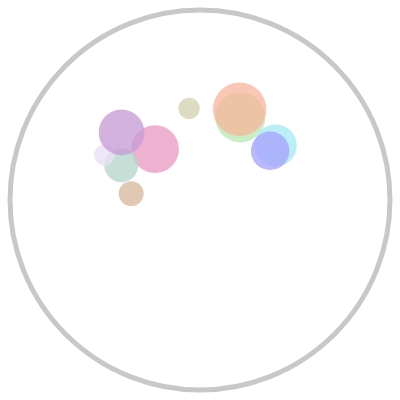
Frame 1 (no input)
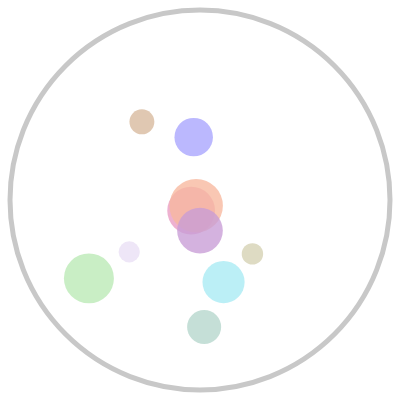
Frame 60 (no input)
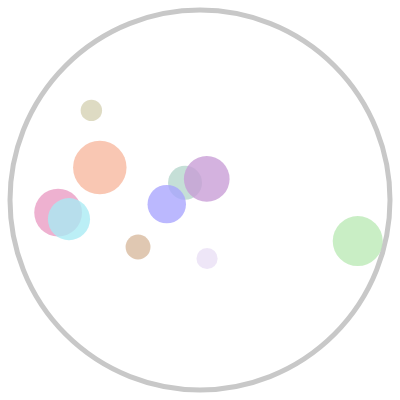
Frame 120 (the mouse pressed at the canvas centre since frame 60)

The p5.js sketch that drew these frames (run headless with seeded random() and noise() and a simulated clock; from frame 60 on, the mouse is pressed at the canvas centre):

// p5.js sketch
// ── sketch.js
// Chris Lawrie | April 17th 2024
// Multiple balls bouncing around a cricle!

let balls = [];

function setup() {
  createCanvas(400, 400);

  for (let i = 0; i < 10; i++) {
    let x = random(100, 300);
    let y = random(100, 200);
    let radius = random(10, 30);
    let fill_colour = color(
      random(150, 255),
      random(150, 255),
      random(150, 255),
      200,
    );
    balls.push(new Ball(x, y, fill_colour, radius, width, height, 380 / 2));
  }
}

function draw() {
  background(255);

  fill(255);
  stroke(200);
  strokeWeight(5);
  ellipse(width / 2, height / 2, 380);

  for (let i = 0; i < balls.length; i++) {
    balls[i].update();
    balls[i].display();
  }
}

// ── ball.js
function angle(point_1, point_2) {
  var dx = point_1.x - point_2.x;
  var dy = point_1.y - point_2.y;
  return Math.atan2(dy, dx);
}

class Ball {
  constructor(x, y, fill_colour, ball_radius, width, height, boundary_radius) {
    this.ball_radius = ball_radius;
    this.fill_colour = fill_colour;
    this.position = createVector(x, y);
    this.velocity = createVector(random(-5, 5), random(-5, 5));
    this.circle_center = createVector(width / 2, height / 2);
    this.boundary_radius = boundary_radius;
    this.angle_rad = 0;
  }

  update() {
    this.position.add(this.velocity);
    this.velocity.y += 0.2;

    let dist_to_center = this.position.dist(this.circle_center);
    this.angle_rad = angle(this.position, this.circle_center);

    if (dist_to_center + this.ball_radius > this.boundary_radius) {
      this.velocity.y = -0.99 * this.velocity.mag() * Math.sin(this.angle_rad);
      this.velocity.x = -0.99 * this.velocity.mag() * Math.cos(this.angle_rad);
    }
  }

  display() {
    fill(this.fill_colour);
    stroke(this.fill_colour);
    strokeWeight(0);
    ellipse(this.position.x, this.position.y, this.ball_radius * 2);
  }
}
